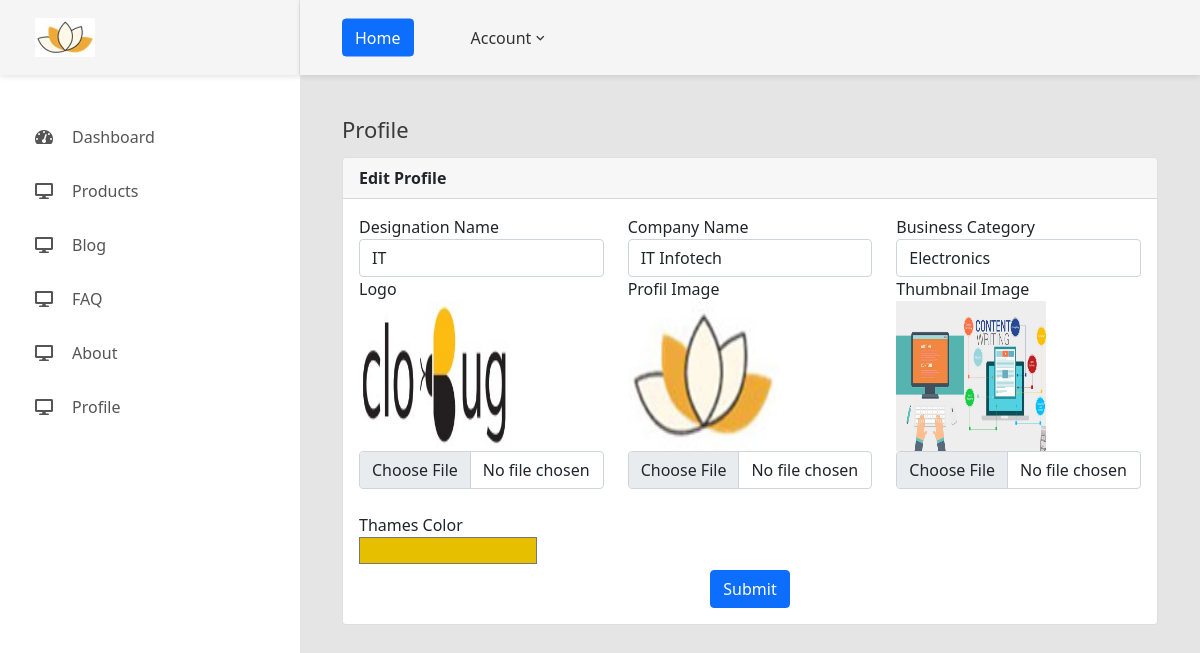
Screenshot of /admin/edit-profile.php (signed in) with the database file from the repository.
### tables this page shows
CREATE TABLE `useradmin` (
  `id` int(11) NOT NULL,
  `profile_id` varchar(100) NOT NULL,
  `image` varchar(200) NOT NULL,
  `username` varchar(50) NOT NULL,
  `password` varchar(255) NOT NULL,
  `email` varchar(100) NOT NULL,
  `last_name` varchar(200) NOT NULL,
  `designation` varchar(200) NOT NULL,
  `company` varchar(200) NOT NULL,
  `business_category` varchar(200) NOT NULL,
  `logo` varchar(200) NOT NULL,
  `thumbnail_image` varchar(200) NOT NULL,
  `thames_color` varchar(100) NOT NULL,
  `text_color` varchar(100) NOT NULL,
  `footer_color` varchar(100) NOT NULL,
  `connections_id` varchar(100) NOT NULL,
  `admin_status` varchar(100) NOT NULL
);

### admin/edit-profile.php (the view, shortened to what this page needs)
<?php
include 'header.php';
$admin_user=$_SESSION['login_user'];
$row=mysqli_fetch_assoc(mysqli_query($db, "select * from useradmin where profile_id='$admin_user'"));
?>
<div class="main-content">
    <div class="section__content section__content--p30">
        <div class="container-fluid">
        <h3 class="title-5 m-b-35">Profile</h3>
        <div class="col-lg-12">
                    <div class="card">
                        <div class="card-header">
                            <strong>Edit Profile</strong>
                        </div>
                        <div class="card-body card-block">
                            <form action="" method="post" enctype="multipart/form-data" class="form-horizontal">
                                <div class="row form-group">
                                    <div class="col-12 col-md-4">
                                        <label for="text-input" class=" form-control-label">Designation Name</label>
                                        <input type="text" id="text-input" value="<?php echo $row['designation'] ?>" name="designation" placeholder="" class="form-control" required>
                                    </div>
                                    <div class="col-12 col-md-4">
                                        <label for="select" class=" form-control-label">Company Name</label>
                                        <input type="text" id="text-input" value="<?php echo $row['company'] ?>" name="company" placeholder="" class="form-control" required>
                                    </div>
                                    <div class="col-12 col-md-4">
                                        <label for="select" class=" form-control-label">Business Category</label>
                                        <select id="select" name="business_category" class="form-control" required="" fdprocessedid="39w0dg" required>
<option value="<?php echo $row['business_category'] ?>"><?php echo $row['business_category'] ?></option>
</select>
                                    </div>
                                </div>
                                <div class="row form-group">
                                    <div class="col-12 col-md-4">
                                        <label for="text-input" class=" form-control-label">Logo</label>
                                        <div id="preview1"><img src="images/logo/<?php echo $row['logo'] ?>" width="150px" height="150px" alt="" /></div>
                                        <input type="file" value="<?php echo $row['logo'] ?>" name="logo" placeholder="" class="form-control" onchange="getImagePreview1(event)">
                                    </div>
                                    <div class="col-12 col-md-4">
                                        <label for="select" class=" form-control-label">Profil Image</label>
                                        <div id="preview2"><img src="images/admin-img/<?php echo $row['image'] ?>" width="150px" height="150px" alt="" /></div>
                                        <input type="file" value="<?php echo $row['image'] ?>" name="image" placeholder="" class="form-control" onchange="getImagePreview2(event)">
                                    </div>
                                    <div class="col-12 col-md-4">
                                        <label for="select" class=" form-control-label">Thumbnail Image</label>
                                        <div id="preview3"><img src="images/thumbnail/<?php echo $row['thumbnail_image'] ?>" width="150px" height="150px" alt="" /></div>
                                        <input type="file" value="<?php echo $row['thumbnail_image'] ?>" name="thumbnail_image" placeholder="" class="form-control" onchange="getImagePreview3(event)">
                                    </div>
                                    <div class="col-12 col-md-3 pt-4">
                                       <label for="select" class=" form-control-label">Thames Color</label><br>
                                       <input type="color" name="thames_color" value="<?php echo $row['thames_color']?>" style="width:100%;">
                                    </div>
                                </div>
                                <div class="text-center">
                                    <button type="submit" value="Submit" class="btn btn-primary">Submit</button>
                                </div>
                            </form>
                        </div>
                    </div>
                </div>
        </div>
    </div>
</div>
<?php include 'footer.php' ?>

### admin/header.php (shortened to what this page needs)
<?php
include("config.php");
$admin_user=$_SESSION['login_user'];
$row=mysqli_fetch_assoc(mysqli_query($db, "select * from useradmin where profile_id='$admin_user'"));
?>
<!DOCTYPE html>
<html lang="en">
<head>
    <link href="css/font-face.css" rel="stylesheet" media="all">
    <link href="vendor/font-awesome-4.7/css/font-awesome.min.css" rel="stylesheet" media="all">
    <link href="vendor/font-awesome-5/css/fontawesome-all.min.css" rel="stylesheet" media="all">
    <link href="vendor/mdi-font/css/material-design-iconic-font.min.css" rel="stylesheet" media="all">
    <link href="vendor/animsition/animsition.min.css" rel="stylesheet" media="all">
    <link href="vendor/css-hamburgers/hamburgers.min.css" rel="stylesheet" media="all">
    <link href="css/theme.css" rel="stylesheet" media="all">
    <link href="https://cdn.jsdelivr.net/npm/bootstrap@5.0.2/dist/css/bootstrap.min.css" rel="stylesheet">
</head>
<body class="animsition">
    <div class="page-wrapper">
        <aside class="menu-sidebar d-none d-lg-block">
            <div class="logo">
                <a href="#">
                    <img src="images/admin-img/<?php echo $row['image'] ?>" width="60px" height="60px" alt="" />
                </a>
            </div>
            <div class="menu-sidebar__content js-scrollbar1">
                <nav class="navbar-sidebar">
                    <ul class="list-unstyled navbar__list">
                    <li class="has-sub">
                            <a class="js-arrow" href="dashboard.php">
                                <i class="fas fa-tachometer-alt"></i>Dashboard</a>
                        </li>
						<li class="has-sub">
                            <a class="js-arrow" href="#">
                            <i class="fas fa-desktop"></i>Products</a>
                        </li>
                        <li class="has-sub">
                            <a class="js-arrow" href="#">
                                <i class="fas fa-desktop"></i>Blog</a>
                        </li>
                        <li class="has-sub">
                            <a class="js-arrow" href="#">
                            <i class="fas fa-desktop"></i>FAQ</a>
                        </li>
                        <li class="has-sub">
                            <a class="js-arrow" href="#">
                            <i class="fas fa-desktop"></i>About</a>
                        </li>
                        <li class="has-sub">
                            <a class="js-arrow" href="#">
                            <i class="fas fa-desktop"></i>Profile</a>
                        </li>
                    </ul>
                </nav>
            </div>
        </aside>
        <div class="page-container">
            <header class="header-desktop">
                <div class="section__content section__content--p30">
                    <div class="container-fluid">
                        <div class="header-wrap">
                            <div class="header-button">
                                <div class="noti-wrap">
                                    <div class=""><a href="../index.php" class="btn btn-primary">Home</a></div>
                                </div>
                                <div class="account-wrap">
                                    <div class="account-item clearfix js-item-menu">
                                        <div class="content">
                                            <a class="js-acc-btn" href="#">Account</a>
                                        </div>
                                    </div>
                                </div>
                            </div>
                        </div>
                    </div>
                </div>
            </header>

### admin/header.php (style rules this page uses)
a { text-decoration: none; }

### admin/edit-profile.php (style rules this page uses)
#preview1 img { width: 150px;height: 150px; }
#preview2 img { width: 150px;height: 150px; }
#preview3 img { width: 150px;height: 150px; }

### rows the page displays
useradmin: image (picture), designation "IT", company "IT Infotech", business_category "Electronics", logo (picture), thumbnail_image (picture), thames_color "#e6bf00"
